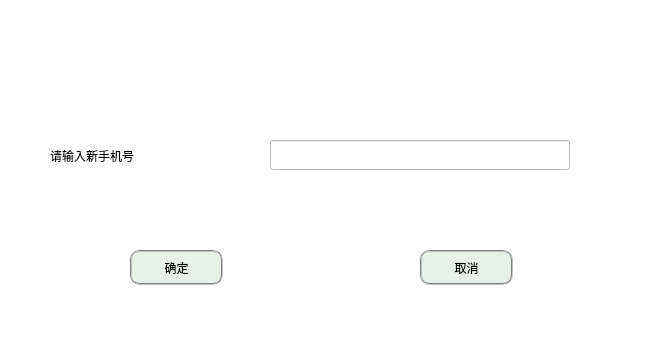
<?xml version="1.0" encoding="UTF-8"?>
<ui version="4.0">
 <class>revisePhone</class>
 <widget class="QDialog" name="revisePhone">
  <property name="geometry">
   <rect>
    <x>0</x>
    <y>0</y>
    <width>650</width>
    <height>350</height>
   </rect>
  </property>
  <property name="windowTitle">
   <string>修改手机号</string>
  </property>
  <property name="styleSheet">
   <string notr="true">background-color: rgb(255, 255, 255);
font: 12pt &quot;等线&quot;;</string>
  </property>
  <widget class="QLabel" name="label">
   <property name="geometry">
    <rect>
     <x>50</x>
     <y>135</y>
     <width>171</width>
     <height>41</height>
    </rect>
   </property>
   <property name="text">
    <string>请输入新手机号</string>
   </property>
  </widget>
  <widget class="QLineEdit" name="lineEdit_revisep">
   <property name="geometry">
    <rect>
     <x>270</x>
     <y>140</y>
     <width>300</width>
     <height>30</height>
    </rect>
   </property>
   <property name="styleSheet">
    <string notr="true"/>
   </property>
  </widget>
  <widget class="QPushButton" name="rpBtn_ok">
   <property name="geometry">
    <rect>
     <x>130</x>
     <y>250</y>
     <width>93</width>
     <height>35</height>
    </rect>
   </property>
   <property name="styleSheet">
    <string notr="true">border:2px groove gray;border-radius:10px;padding:2px 4px;
background-color: rgb(231, 240, 233);</string>
   </property>
   <property name="text">
    <string>确定</string>
   </property>
  </widget>
  <widget class="QPushButton" name="rpBtn_no">
   <property name="geometry">
    <rect>
     <x>420</x>
     <y>250</y>
     <width>93</width>
     <height>35</height>
    </rect>
   </property>
   <property name="styleSheet">
    <string notr="true">border:2px groove gray;border-radius:10px;padding:2px 4px;
background-color: rgb(231, 240, 233);</string>
   </property>
   <property name="text">
    <string>取消</string>
   </property>
  </widget>
 </widget>
 <resources/>
 <connections>
  <connection>
   <sender>rpBtn_no</sender>
   <signal>clicked()</signal>
   <receiver>revisePhone</receiver>
   <slot>close()</slot>
   <hints>
    <hint type="sourcelabel">
     <x>416</x>
     <y>273</y>
    </hint>
    <hint type="destinationlabel">
     <x>434</x>
     <y>215</y>
    </hint>
   </hints>
  </connection>
 </connections>
</ui>
